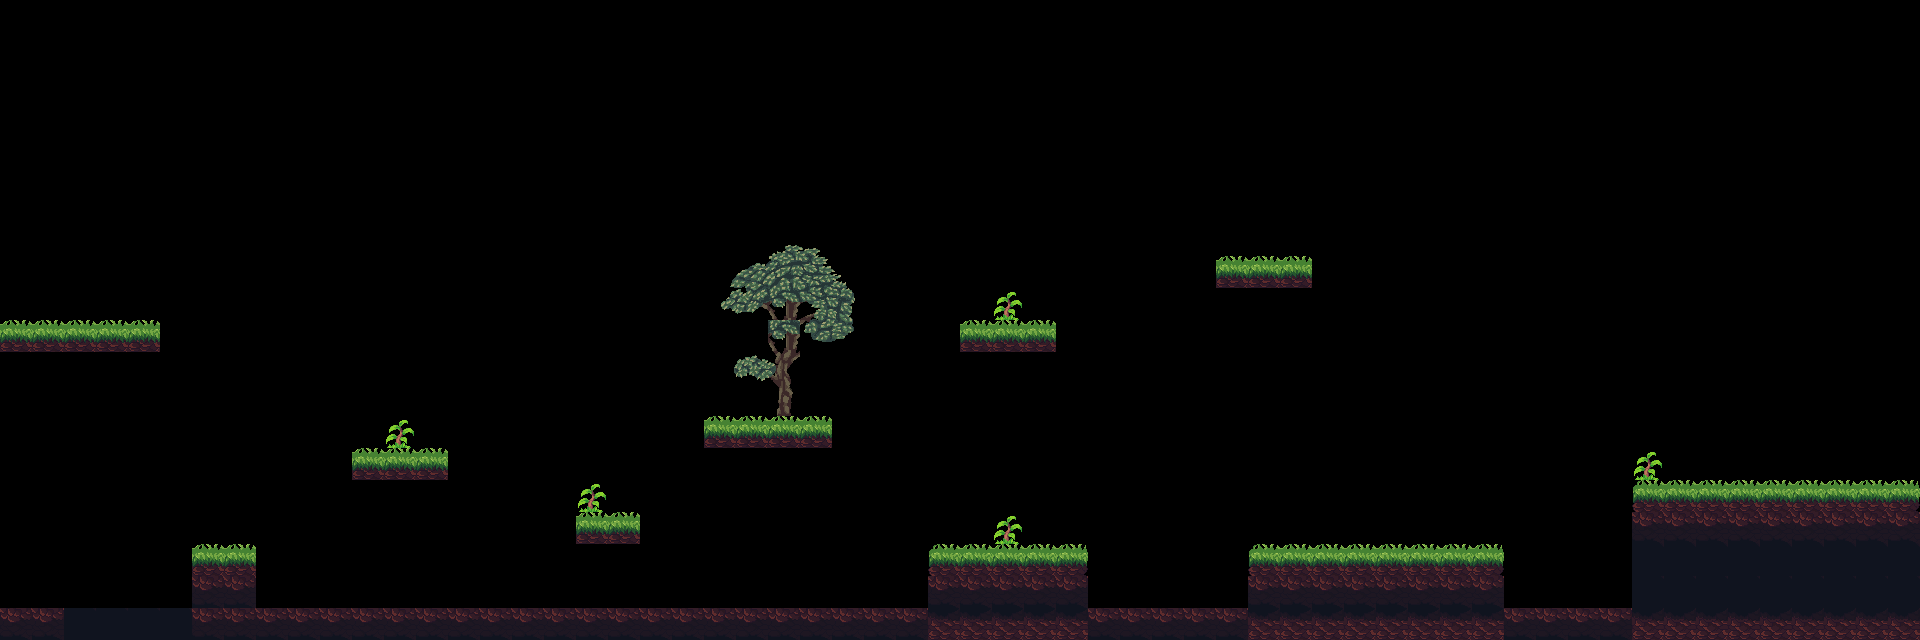

Rendered tile map (Tiled .tmx) drawn with the repository's tilesets; below, a short description and the full map source, tile grids included:
An orthogonal 60x20 tile map with 32x32 px tiles, 1 tile layer (background), 3 tilesets and 27 objects (10x coin, 4x floor, player, bumpy).

<map version="1.10" tiledversion="1.11.0" orientation="orthogonal" renderorder="right-down" width="60" height="20" tilewidth="32" tileheight="32" infinite="0" nextlayerid="7" nextobjectid="34">
 <tileset firstgid="1" name="Tileset-removebg-preview" tilewidth="32" tileheight="32" tilecount="144" columns="12">
  <image source="Assets.png" width="400" height="400" />
 </tileset>
 <tileset firstgid="145" name="Tileset" tilewidth="32" tileheight="32" tilecount="180" columns="15">
  <image source="Tileset.png" width="480" height="384" />
 </tileset>
 <tileset firstgid="325" name="32x32WoodsItchio" tilewidth="32" tileheight="32" tilecount="1566" columns="58">
  <image source="32x32WoodsItchio.png" width="1857" height="890" />
 </tileset>
 <layer id="1" name="background" width="60" height="20">
  <data encoding="csv">
0,0,0,0,0,0,0,0,0,0,0,0,0,0,0,0,0,0,0,0,0,0,0,0,0,0,0,0,0,0,0,0,0,0,0,0,0,0,0,0,0,0,0,0,0,0,0,0,0,0,0,0,0,0,0,0,0,0,0,0,
0,0,0,0,0,0,0,0,0,0,0,0,0,0,0,0,0,0,0,0,0,0,0,0,0,0,0,0,0,0,0,0,0,0,0,0,0,0,0,0,0,0,0,0,0,0,0,0,0,0,0,0,0,0,0,0,0,0,0,0,
0,0,0,0,0,0,0,0,0,0,0,0,0,0,0,0,0,0,0,0,0,0,0,0,0,0,0,0,0,0,0,0,0,0,0,0,0,0,0,0,0,0,0,0,0,0,0,0,0,0,0,0,0,0,0,0,0,0,0,0,
0,0,0,0,0,0,0,0,0,0,0,0,0,0,0,0,0,0,0,0,0,0,0,0,0,0,0,0,0,0,0,0,0,0,0,0,0,0,0,0,0,0,0,0,0,0,0,0,0,0,0,0,0,0,0,0,0,0,0,0,
0,0,0,0,0,0,0,0,0,0,0,0,0,0,0,0,0,0,0,0,0,0,0,0,0,0,0,0,0,0,0,0,0,0,0,0,0,0,0,0,0,0,0,0,0,0,0,0,0,0,0,0,0,0,0,0,0,0,0,0,
0,0,0,0,0,0,0,0,0,0,0,0,0,0,0,0,0,0,0,0,0,0,0,0,0,0,0,0,0,0,0,0,0,0,0,0,0,0,0,0,0,0,0,0,0,0,0,0,0,0,0,0,0,0,0,0,0,0,0,0,
0,0,0,0,0,0,0,0,0,0,0,0,0,0,0,0,0,0,0,0,0,0,0,0,0,0,0,0,0,0,0,0,0,0,0,0,0,0,0,0,0,0,0,0,0,0,0,0,0,0,0,0,0,0,0,0,0,0,0,0,
0,0,0,0,0,0,0,0,0,0,0,0,0,0,0,0,0,0,0,0,0,0,200,201,202,203,204,0,0,0,0,0,0,0,0,0,0,0,0,0,0,0,0,0,0,0,0,0,0,0,0,0,0,0,0,0,0,0,0,0,
0,0,0,0,0,0,0,0,0,0,0,0,0,0,0,0,0,0,0,0,0,0,215,216,217,218,219,0,0,0,0,0,0,0,0,0,0,0,507,507,507,0,0,0,0,0,0,0,0,0,0,0,0,0,0,0,0,0,0,0,
0,0,0,0,0,0,0,0,0,0,0,0,0,0,0,0,0,0,0,0,0,0,230,231,232,233,234,0,0,0,0,9,0,0,0,0,0,0,0,0,0,0,0,0,0,0,0,0,0,0,0,0,0,0,0,0,0,0,0,0,
507,507,507,507,507,0,0,0,0,0,0,0,0,0,0,0,0,0,0,0,0,0,0,0,232,248,249,0,0,0,507,507,507,0,0,0,0,0,0,0,0,0,0,0,0,0,0,0,0,0,0,0,0,0,0,0,0,0,0,0,
0,0,0,0,0,0,0,0,0,0,0,0,0,0,0,0,0,0,0,0,0,0,245,246,247,0,0,0,0,0,0,0,0,0,0,0,0,0,0,0,0,0,0,0,0,0,0,0,0,0,0,0,0,0,0,0,0,0,0,0,
0,0,0,0,0,0,0,0,0,0,0,0,1017,1017,0,0,0,0,0,0,0,0,0,0,262,0,0,0,0,0,0,0,0,0,0,0,0,0,0,0,0,0,0,0,0,0,0,0,0,0,0,0,0,0,0,0,0,0,0,0,
0,0,0,0,0,0,0,0,0,0,0,0,9,0,0,0,0,0,0,0,0,0,621,621,621,621,0,0,0,0,0,0,0,0,0,0,0,0,0,0,0,0,0,0,0,0,0,0,0,0,0,0,0,504,505,0,0,0,0,0,
0,0,0,0,0,0,0,0,0,0,0,621,621,621,0,0,0,0,0,0,0,0,0,0,0,0,0,0,0,0,0,0,0,0,0,0,0,0,0,0,0,0,0,0,0,0,0,0,0,0,0,9,0,562,563,0,0,0,0,568,
0,0,0,0,0,0,0,0,0,0,0,0,0,0,0,0,0,0,9,1017,0,0,0,0,0,0,0,0,0,0,0,0,0,0,0,0,0,0,0,0,504,505,0,0,0,0,510,0,0,0,0,506,507,507,507,507,507,507,625,626,
0,0,0,0,0,0,0,0,0,0,0,0,0,0,0,0,0,0,621,621,0,0,0,0,0,0,0,0,0,0,0,9,0,0,0,0,0,0,0,0,562,0,0,0,0,0,568,0,0,0,563,565,565,565,565,565,565,565,565,565,
0,0,0,0,0,0,621,621,0,0,0,0,0,0,0,0,0,0,0,0,0,0,0,0,0,0,0,0,0,620,621,621,621,626,0,0,0,0,0,506,621,621,507,507,507,621,626,0,0,0,0,623,623,623,623,623,623,623,623,623,
0,0,0,0,0,0,565,565,0,0,0,0,0,0,0,0,0,0,0,0,0,0,0,0,0,0,0,0,0,565,565,565,565,565,0,0,0,0,0,565,565,565,565,565,565,565,565,0,0,0,0,623,623,623,623,623,623,623,623,623,
565,565,739,739,739,739,565,565,565,565,565,565,565,565,565,565,565,565,565,565,565,565,565,565,565,565,565,565,565,797,797,797,797,797,565,565,565,565,565,797,797,797,797,797,797,797,797,565,565,565,565,797,797,797,797,797,797,797,797,797
</data>
 </layer>
 <objectgroup id="4" name="coin">
  <object id="17" type="coin" x="397.108" y="343.544" width="42" height="38" />
  <object id="18" type="coin" x="1250.7" y="179.062" width="46" height="30" />
  <object id="19" type="coin" x="1741.57" y="379.825" width="40" height="26" />
  <object id="20" type="coin" x="948" y="492" width="40" height="32" />
  <object id="21" type="coin" x="1042" y="492" width="40" height="38" />
  <object id="22" type="coin" x="608.313" y="439.857" width="36" height="38" />
  <object id="23" type="coin" x="1304.24" y="451.544" width="42" height="36" />
  <object id="24" type="coin" x="1404.48" y="446.267" width="44" height="36" />
  <object id="25" type="coin" x="768.072" y="335.616" width="42" height="38" />
  <object id="26" type="coin" x="1004.31" y="212.749" width="38" height="32" />
 </objectgroup>
 <objectgroup id="6" name="spawn">
  <object id="28" type="player" x="35.3027" y="213.55" width="74" height="60" />
 </objectgroup>
 <objectgroup id="5" name="monsters">
  <object id="29" type="bumpy" x="580" y="582" width="62" height="42">
   <properties>
    <property name="isVertical" type="bool" value="false" />
    <property name="offNeg" type="float" value="10" />
    <property name="offPos" type="float" value="10" />
   </properties>
  </object>
 </objectgroup>
 <objectgroup id="3" name="ground">
  <object id="4" x="-3.91033" y="316.334" width="162.167" height="35.1234" />
  <object id="5" x="356.179" y="447.5" width="88.9003" height="32" />
  <object id="6" x="575.679" y="512.5" width="63.9182" height="32" />
  <object id="7" x="707.92" y="415.5" width="124.418" height="32.5" />
  <object id="8" x="929" y="544.5" width="158.5" height="100" />
  <object id="9" x="1247" y="544.5" width="256" height="102.5" />
  <object id="10" x="1632" y="481.5" width="298" height="170" />
  <object id="11" x="964.438" y="318.5" width="94.1593" height="34.5" />
  <object id="12" x="1217.92" y="256" width="97.4362" height="31.5" />
  <object id="13" type="floor" x="-54" y="-4" width="60" height="700" />
  <object id="14" type="floor" x="-54" y="-43" width="2050" height="60" />
  <object id="15" type="floor" x="1916" y="-42" width="80" height="738" />
  <object id="16" type="floor" x="-48" y="615" width="2048" height="45" />
  <object id="32" x="195.245" y="545.28" width="58.0459" height="73.8766" />
  <object id="33" x="986.78" y="904.109" />
 </objectgroup>
</map>
